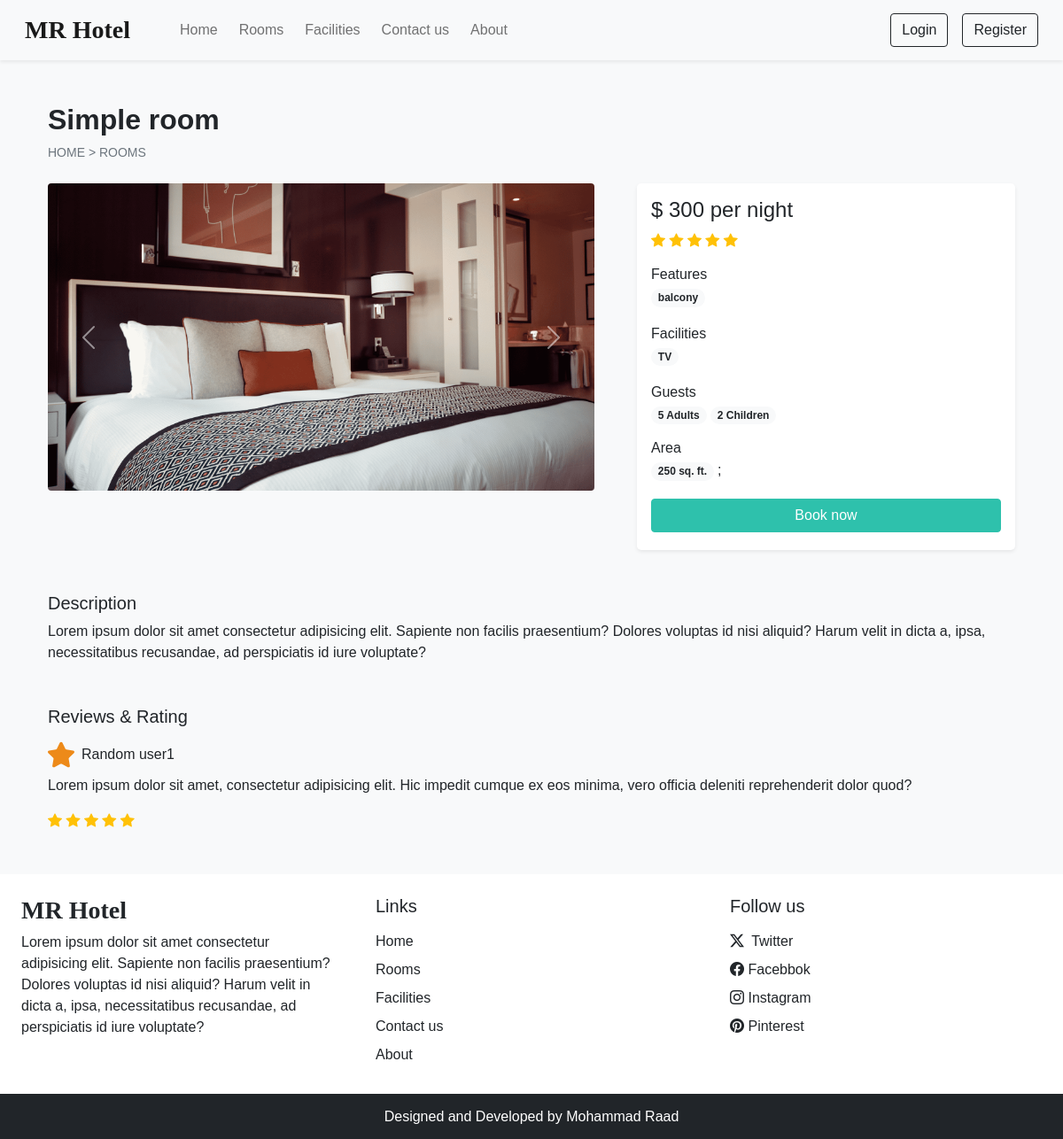
/room_details.php?id=29, run on the app's committed database.
### tables this page shows
CREATE TABLE `settings` (
  `sr_no` int(11) NOT NULL,
  `site_title` varchar(50) NOT NULL,
  `site_about` varchar(250) NOT NULL,
  `shutdown` tinyint(1) NOT NULL
);

CREATE TABLE `rooms` (
  `id` int(11) NOT NULL,
  `name` varchar(150) NOT NULL,
  `area` int(11) NOT NULL,
  `price` int(11) NOT NULL,
  `quantity` int(11) NOT NULL,
  `adult` int(11) NOT NULL,
  `children` int(11) NOT NULL,
  `description` varchar(300) NOT NULL,
  `status` tinyint(4) NOT NULL DEFAULT 1,
  `removed` int(11) NOT NULL DEFAULT 0
);

CREATE TABLE `room_images` (
  `sr_no` int(11) NOT NULL,
  `room_id` int(11) NOT NULL,
  `image` varchar(150) NOT NULL,
  `thumb` tinyint(4) NOT NULL DEFAULT 0
);

CREATE TABLE `features` (
  `id` int(11) NOT NULL,
  `name` varchar(50) NOT NULL
);

CREATE TABLE `facilities` (
  `id` int(11) NOT NULL,
  `icon` varchar(150) NOT NULL,
  `name` varchar(50) NOT NULL,
  `description` varchar(250) NOT NULL
);

### admin/inc/config.php (called while the page is built, shortened)
<?php
 function select($sql,$values,$datatypes){
 $con = $GLOBALS['con'];
 if($stmt = mysqli_prepare($con,$sql)){
 mysqli_stmt_bind_param($stmt,$datatypes,...$values);
 if(mysqli_stmt_execute($stmt)){
  $res=mysqli_stmt_get_result($stmt);
  return $res;
 }
 else{
  mysqli_stmt_close($stmt);
  die("Query cannot be executed - Select");
 }
}
 else{
  die("Query cannot be prepared - Select");
 }
 }
?>

### room_details.php (the view, shortened to what this page needs)
<!DOCTYPE html>
<html lang="en">
<head>
    <link rel="stylesheet" href="https://cdn.jsdelivr.net/npm/swiper@11/swiper-bundle.min.css"/>
    <?php include('inc/links.php')?>
  </head>
<body class="bg-light">
<?php include("inc/header.php")?>
<?php
$data = filteration($_GET);
$room_res = select("SELECT * FROM `rooms` WHERE `id`=? AND  `status`=? AND `removed`=?" ,[$data['id'],1,0],'iii');
$room_data = mysqli_fetch_assoc($room_res);
?>
    <div class="container">
        <div class="row">
        <div class="col-12 my-5 mb-4  px-4">
        <h2 class="fw-bold "><?php echo $room_data['name']?></h2>
        <div style="font-size: 14px;">
      <a href="index.php" class="text-secondary text-decoration-none">HOME</a>
      <span class="text-secondary"> > </span>
      <a href="rooms.php" class="text-secondary text-decoration-none">ROOMS</a>
        </div>
    </div>
<div class="col-lg-7 col-md-12 px-4 ">
<div id="roomCarousel" class="carousel slide" data-bs-ride="carousel">
  <div class="carousel-inner">
<?php
$room_img = ROOMS_IMG_PATH."thumbnail.jpg";
$img_q = mysqli_query($con,"SELECT * FROM `room_images`
  WHERE `room_id`='$room_data[id]'");
if(mysqli_num_rows($img_q)>0)
{
$active_class='active';
while($img_res = mysqli_fetch_assoc($img_q)){
  echo"
  <div class='carousel-item $active_class'>
    <img src='".ROOMS_IMG_PATH.$img_res['image']."' class='d-block w-100 rounded' >
  </div>;
";
$active_class='';
}
}
else{
echo "<div class='carousel-item active'>
<img src='$room_img' class='d-block w-100' >
</div>";
}
?>
  </div>
  <button class="carousel-control-prev" type="button" data-bs-target="#roomCarousel" data-bs-slide="prev">
    <span class="carousel-control-prev-icon" aria-hidden="true"></span>
  </button>
  <button class="carousel-control-next" type="button" data-bs-target="#roomCarousel" data-bs-slide="next">
    <span class="carousel-control-next-icon" aria-hidden="true"></span>
  </button>
</div>
</div>
<div class="col-lg-5 col-md-12 px-4">
<div class="card mb-4 border-0 shadow-sm rounded-3">
<div class="card-body">
<?php
  echo<<<price
   <h4>$ $room_data[price] per night</h4>
  price;
  echo<<<rating
    <div class="mb-3">
    <i class="bi bi-star-fill text-warning"></i>
    <i class="bi bi-star-fill text-warning"></i>
    <i class="bi bi-star-fill text-warning"></i>
    <i class="bi bi-star-fill text-warning"></i>
    <i class="bi bi-star-fill text-warning"></i>
        </div>
  rating;
$fea_q = mysqli_query($con,"SELECT f.name FROM `features` f
INNER JOIN `room_features` rfea on f.id = rfea.features_id
WHERE rfea.room_id = '$room_data[id]'");
$features_data ="";
while($fea_row = mysqli_fetch_assoc($fea_q)){
$features_data .="<span class='badge rounded-pill bg-light text-dark  text-wrap me-1 mb-1'>
$fea_row[name]
</span>";
}
echo<<<features
  <div class="mb-3">
  <h6 class="mb-1">Features</h6>
  $features_data
  </div>
features;
$fac_q = mysqli_query($con,"SELECT f.name FROM `facilities` f
INNER JOIN `room_facilities` rfac ON f.id = rfac.facilities_id
WHERE rfac.room_id = '$room_data[id]'");
$facilities_data = "";
while($fac_row = mysqli_fetch_assoc($fac_q)){
$facilities_data .="<span class='badge rounded-pill bg-light text-dark  text-wrap me-1 mb-1'>
$fac_row[name]
  </span>";
}
echo<<<facilities
  <div class="mb-3">
  <h6 class="mb-1">Facilities</h6>
  $facilities_data
  </div>
facilities;
echo<<<guests
     <div class="mb-3">
      <h6 class="mb-1">Guests</h6>
      <span class="badge rounded-pill bg-light text-dark text-wrap">$room_data[adult] Adults</span>
      <span class="badge rounded-pill bg-light text-dark text-wrap">$room_data[children] Children</span>
      </div>
guests;
echo<<<area
  <div class="mb-3">
  <h6 class="mb-1">Area</h6>
  <span class='badge rounded-pill bg-light text-dark  text-wrap me-1 mb-1'>
  $room_data[area] sq. ft.
  </span>;
  </div>
area;
if(!$settings_r['shutdown']){
  $login=0;
  echo<<<book
  <button onclick='checkLoginToBook($login,$room_data[id])' class="btn  w-100 text-white custom-bg shadow-none mb-1">Book now</button>
book;
}
  ?>
</div>
</div>
</div>
 <div class="col-12 mt-4 px-4">
<div class="mb-5">
<h5>Description</h5>
<p>
<?php
echo $room_data['description']
?>
</p>
</div>
<div >
<h5 class="mb-3">Reviews & Rating</h5>
<div>
<div class=" d-flex align-items-center mb-2">
          <img src="images/facilities/star.svg" width="30px">
          <h6 class="m-0 ms-2">Random user1</h6>
        </div>
        <p>
          Lorem ipsum dolor sit amet, consectetur adipisicing elit.
          Hic impedit cumque ex eos minima, vero officia deleniti reprehenderit dolor quod?
        </p>
        <div class="rating">
  <i class="bi bi-star-fill text-warning"></i>
  <i class="bi bi-star-fill text-warning"></i>
  <i class="bi bi-star-fill text-warning"></i>
  <i class="bi bi-star-fill text-warning"></i>
  <i class="bi bi-star-fill text-warning"></i>
        </div>
</div>
</div>
</div>
</div>
</div>
  <?php include("inc/footer.php") ?>
</body>
</html>

### inc/header.php (shortened to what this page needs)
<nav id="nav-bar" class="navbar navbar-expand-lg navbar-light bg-light px-lg-3 py-lg-2 shadow-sm sticky-top">
  <div class="container-fluid">
    <a class="navbar-brand me-5 fw-bold fs-3 h-font" href="index.php"><?php echo $settings_r['site_title']?></a>
    <div class="collapse navbar-collapse" id="navbarSupportedContent">
      <ul class="navbar-nav me-auto mb-2 mb-lg-0">
        <li class="nav-item">
          <a class="nav-link  me-2"  href="index.php">Home</a>
        </li>
        <li class="nav-item">
          <a class="nav-link me-2 " href="rooms.php">Rooms</a>
        </li>
        <li class="nav-item">
          <a class="nav-link me-2" href="facilities.php">Facilities</a>
        </li>
        <li class="nav-item">
          <a class="nav-link me-2" href="contact.php">Contact us</a>
        </li>
        <li class="nav-item">
          <a class="nav-link me-2" href="about.php">About</a>
        </li>
  </ul>
<div class="d-flex">
<?php
if (isset($_SESSION['login']) && $_SESSION['login'] == true) {
   $path = USERS_IMG_PATH;
  echo <<<data
  <div class="btn-group">
      <button type="button" class="btn btn-outline-dark shadow-none dropdown-toggle" data-bs-toggle="dropdown" data-bs-display="static" aria-expanded="false">
          <img src="{$path}{$_SESSION['uPic']}" style="width:25px;height:25px;" class="me-1">
          {$_SESSION['uName']}
      </button>
      <ul class="dropdown-menu dropdown-menu-lg-end">
          <li><a class="dropdown-item" href="profile.php">Profile</a></li>
          <li><a class="dropdown-item" href="bookings.php">Bookings</a></li>
          <li><a class="dropdown-item" href="logout.php">Logout</a></li>
      </ul>
  </div>
data;
} else {
  echo <<<data
  <button type="button" class="btn btn-outline-dark shadow-none me-lg-3 me-2" data-bs-toggle="modal" data-bs-target="#loginModal">
      Login
  </button>
  <button type="button" class="btn btn-outline-dark shadow-none" data-bs-toggle="modal" data-bs-target="#registerModal">
      Register
  </button>
data;
}
?>
  </div>
  </div>
  </div>
</nav>

### inc/footer.php (shortened to what this page needs)
  <div class="container-fluid bg-white mt-5">
<div class="row">
  <div class="col-lg-4 p-4">
<h3 class="h-font fw-bold fs-3 mb-2"><?php echo $settings_r['site_title'] ?></h3>
<p>
 <?php echo $settings_r['site_about'] ?>
</p>
  </div>
  <div class="col-lg-4 p-4">
 <h5 class="mb-3">Links</h5>
 <a href="index.php" class="d-inline-block mb-2 text-dark text-decoration-none">Home</a> <br>
 <a href="rooms.php" class="d-inline-block mb-2 text-dark text-decoration-none">Rooms</a> <br>
 <a href="facilities.php" class="d-inline-block mb-2 text-dark text-decoration-none">Facilities</a> <br>
 <a href="contact.php" class="d-inline-block mb-2 text-dark text-decoration-none">Contact us</a> <br>
 <a href="about.php" class="d-inline-block mb-2 text-dark text-decoration-none">About</a> <br>
  </div>
  <div class="col-lg-4 p-4">
 <h5 class="mb-3">Follow us </h5>
 <?php
if ($contact_r['tw'] != '') {
    echo <<<data
    <a href="{$contact_r['tw']}" class="d-inline-block mb-2 text-dark text-decoration-none">
        <i class="bi bi-twitter-x me-1"></i> Twitter
    </a>
    <br>
data;
}
?>
<a href="<?php echo $contact_r['fb']?>" class="d-inline-block mb-2 text-dark text-decoration-none">
<i class="bi bi-facebook"></i>  Facebbok
</a>
<br>
<a href="<?php echo $contact_r['insta']?>" class="d-inline-block mb-2  text-dark text-decoration-none">
<i class="bi bi-instagram"></i>    Instagram
</a>
<br>
<a href="https://www.pinterest.com/" class="d-inline-block text-dark text-decoration-none">
<i class="bi bi-pinterest"></i>  Pinterest
</a>
  </div>
</div>
</div>
<h6 class="text-center bg-dark text-white p-3 m-0">Designed and Developed by Mohammad Raad</h6>

### css/common.css (style rules this page uses)
:root { --teal:#2ec1ac; --teal_hover:#279eBc; }
* { font-family: 'Poppins',sans-serif; }
.h-font { font-family:'Merienda' , cursive; }
.custom-bg { background-color:var(--teal); border: 1px solid var(--teal); }

### data on the page
settings: site_title "MR Hotel", site_about "Lorem ipsum dolor sit amet consectetur adipisicing elit. Sapiente non facilis praesentium? Dolores voluptas id nisi aliquid? Harum velit in dicta a, ipsa, necessitatibus recusandae, ad perspiciatis id iure voluptate?"
rooms: name "Simple room", price "300", adult "5", children "2", area "250", description "Lorem ipsum dolor sit amet consectetur adipisicing elit. Sapiente non facilis praesentium? Dolores voluptas id nisi aliquid? Harum velit in dicta a, ipsa, necessitatibus recusandae, ad perspiciatis id iure voluptate?"
room_images: image (picture)
features: name "balcony"
facilities: name "TV"
